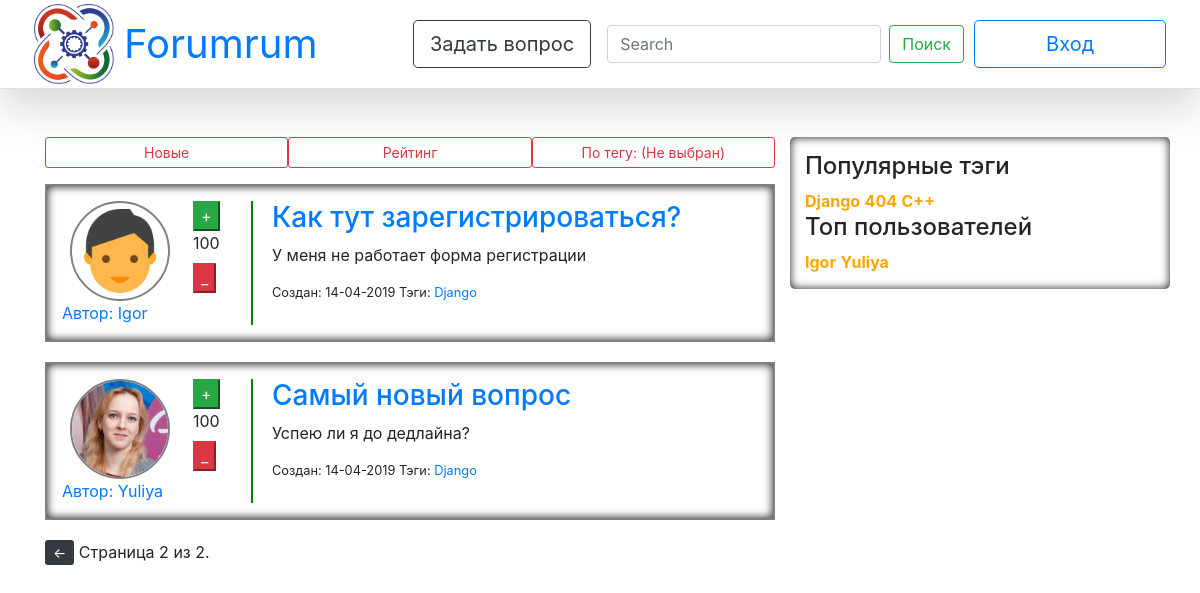
Screenshot of /hot?page=2 with the database file from the repository.
### question/models.py (models this page shows, shortened)
class Question(models.Model):
    author = models.ForeignKey(User, verbose_name="Question's Owner", on_delete=models.CASCADE)
    title = models.CharField(max_length=50, verbose_name="Question's Header")
    text = models.TextField(verbose_name="Question's Content")
    date = models.DateTimeField(default=timezone.now, verbose_name="Question's Date")
    rating = models.IntegerField(default=0, null=False, verbose_name="Question's Rating")
    is_active = models.BooleanField(default=True, verbose_name="Question's Availability")
    tags = models.ManyToManyField(Tag, default=True, related_name='questions', verbose_name="Question's Tags")
    objects = QuestionManager()

class User(AbstractUser):
    upload = models.ImageField(default="default/default_avatar.png", upload_to="uploads/%Y/%m/%d/",
                               verbose_name="User's Avatar")
    registration_date = models.DateTimeField(default=timezone.now, verbose_name="User's Registration Date")
    rating = models.IntegerField(default=0, verbose_name="User's Rating")
    objects = UserManager()
    def __str__(self):
        return self.username

class Tag(models.Model):
    name = models.CharField(max_length=20, default="404", verbose_name="Question's Tag")
    objects = TagManager()
    def __str__(self):
        return self.name

### question/views.py (the view)
# urls.py: path('hot', views.hot, name='hot'),
def hot(request):
    mapp = sidebar(request)
    mapp['page_objects'] = paginate(request, Question.objects.get_hot())
    mapp['questions'] = paginate(request, Question.objects.get_hot())
    return render(request, 'home.html', mapp)

### question/managers.py (called while the page is built)
    def by_rating(self):
        return self.order_by('-rating')

    def get_hot(self):
        return self.all().order_by('rating').reverse()

    def hottest(self):
        return self.annotate(question_count=Count('questions')).order_by('-question_count')

### question/views.py (called while the page is built)
def sidebar(request):
    return {
        'tags': paginate(request, Tag.objects.hottest()),
        'users': paginate(request, User.objects.by_rating()),
    }

def paginate(request, objects_list):
    paginator = Paginator(objects_list, 3)
    page = request.GET.get('page')
    try:
        objects = paginator.page(page)
    except PageNotAnInteger:
        objects = paginator.page(1)
    except EmptyPage:
        objects = paginator.page(paginator.num_pages)
    return objects

### templates/home.html
{% extends "base.html" %}
{% load static %}
{% block content %}
    <main role="main" class="container">
        <div class="row btn-group-sm mb-3">
            <a href="{% url 'new' %}" class="col-4 btn btn-outline-danger">Новые</a>
            <a href="{% url 'hot' %}" class="col-4 btn btn-outline-danger">Рейтинг</a>
            <a href="" class="col-4 btn btn-outline-danger">По тегу: (Не выбран)</a>
        </div>
    </main>
    {% for q in questions %}
        {% include "card.html" %}
    {% endfor %}
    {% block pages %}
        {% include "paginator.html" %}
    {% endblock %}
{% endblock %}

### templates/base.html (shortened to what this page needs)
{% load static %}
<!DOCTYPE html>
<html lang="ru">
<head>
    <link rel="stylesheet" href="{% static "css/bootstrap.min.css" %}">
    <link rel="stylesheet" href="{% static "css/askk.css" %}">
</head>
<body>
{% block sidebar %}
    {% include "navbar.html" %}
{% endblock %}
<main role="main" class="container">
    <div class="row">
        <div class="col-8">
            {% block content %}
            {% endblock %}
        </div>
        <div class="col-4 sidebar">
            <h4>Популярные тэги</h4>
            {% for t in tags %}
                <a class="tagss" href="{% url 'tag' t.name %}">{{ t }}</a>
            {% endfor %}
            <h4>Топ пользователей</h4>
            {% for u in users %}
                <a  class="tagss" href="{% url 'profile' u.username %}">{{ u }}</a>
            {% endfor %}
        </div>
    </div>
</main>
</body>
</html>

### templates/card.html
{% block question %}
    <div class="row question">
        <div class="col-2">
            <div class="row">
                <img class="ava" src="{{ MEDIA_URL }}{{ q.author.upload }}" alt="">
            </div>
            <div class="row">
                <a href="{% url 'profile' q.author %}">Автор: {{ q.author }}</a>
            </div>
        </div>
        <div class="col-1">
            <button class="btn-success">+</button>
            <label>100</label>
            <button class="btn-danger">_</button>
        </div>
        <div class="col-8 left_line">
            <div class="row ml-1">
                <h3><a href="{% url 'ans' q.id %}">{{ q.title }}</a></h3>
            </div>
            <div class="row ml-1">
                <p>{{ q.text }}</p>
            </div>
            <div class="row ml-1">
                <p class="small">Создан: {{ q.date|date:"d-m-Y" }}
                    Тэги:
                    {% for qt in q.tags.all %}
                        <a href="{% url 'tag' qt %}">{{ qt }}</a>
                    {% endfor %}
                </p>
            </div>
        </div>
    </div>
{% endblock %}

### static/css/askk.css (style rules this page uses)
.tagss { font-size: 16px; font-weight: bold; color: orange; }
.left_line { border-left-width: 2px; border-left-style: solid; border-color: green; padding-left: 15px; margin-left: 15px; }
.question { box-shadow: inset 0px 0px 10px rgba(0, 0, 0, 0.9); padding: 15px; margin: 0px 0px 20px 0px; border: 2px solid gray; }
.ava { padding: 0px; position: relative; width: 100px; height: 100px; border: 2px solid gray; border-radius: 50%; margin-right: auto; margin-left: auto; }
html { position: relative; min-height: 100%; }
body { margin-bottom: 60px; }
.sidebar { box-shadow: inset 0px 0px 10px rgba(0, 0, 0, 0.9); border-radius: 5px; padding: 15px; height: 80%; }
body > .container { padding: 0px 15px 0; }

### rows the page displays
Question: author.upload (picture), author "Igor", title "Как тут зарегистрироваться?", text "У меня не работает форма регистрации", date "14-04-2019"
Tag: name "Django"
Question: author.upload (picture), author "Yuliya", title "Самый новый вопрос", text "Успею ли я до дедлайна?", date "14-04-2019"
Tag: name "404"
Tag: name "C++"
User: username "Igor"
User: username "Yuliya"

### other values shown
{{ page_objects.number }} "2"
{{ page_objects.paginator.num_pages }} "2"
